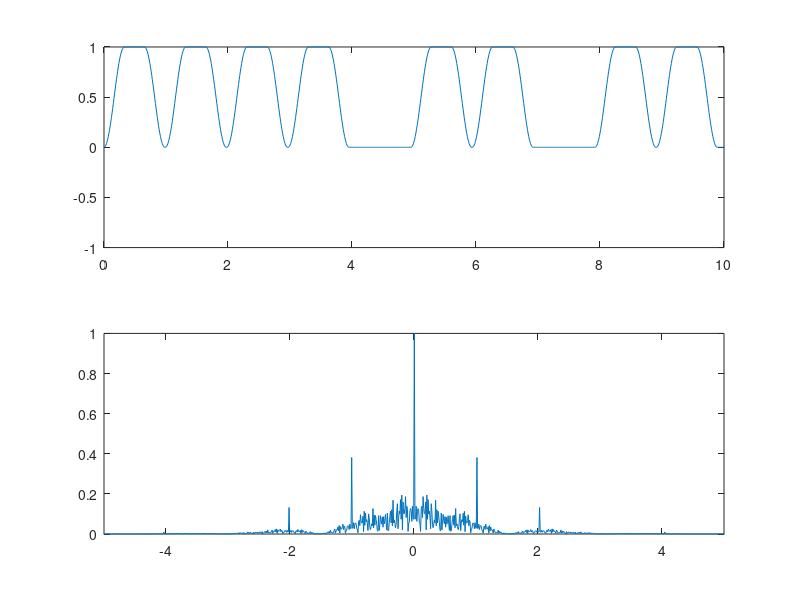
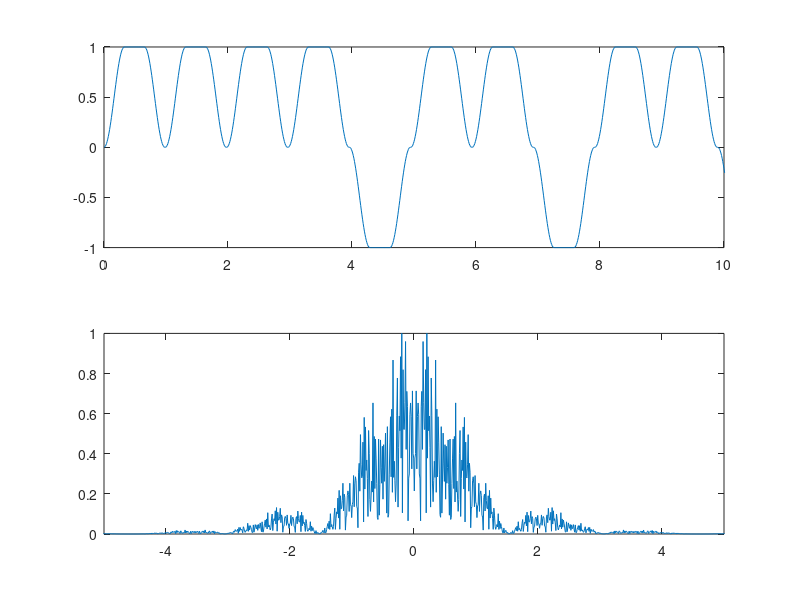
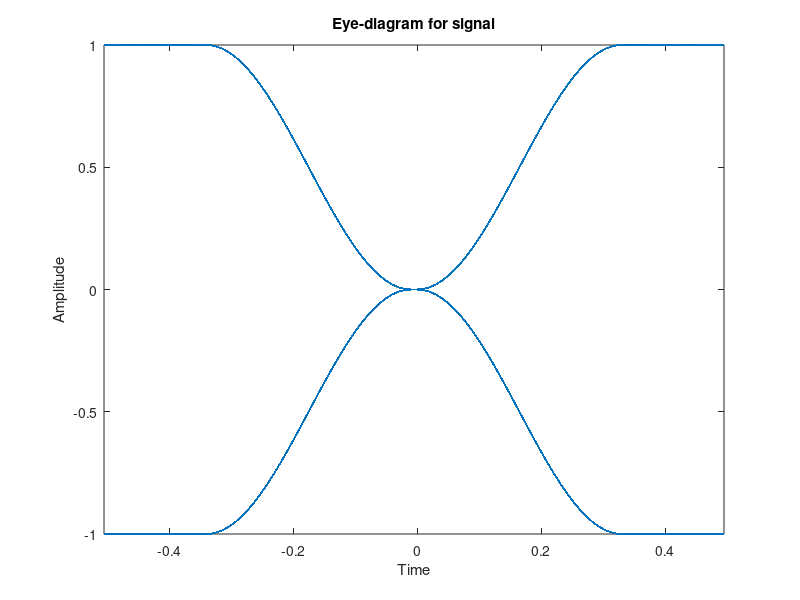

Here is the MATLAB script that generated these plots, in order:
clc;
clear all;
close all;
 
%% Unipolar Raised Cosine
 
beta = 0.5; % try with different values of beta from 0 to 1 (roll-off factor)
T = 1;
t = linspace(0,(1+beta)/2/T,50);  %linearly spaced vectors (1x50) vectors
h = 1*(t<((1-beta)/2/T)) + (0.5*(1+cos(pi*T/beta*(t-(1-beta)/2/T)))) .* (t>=((1-beta)/2/T));
t = [-fliplr(t(2:end)),t];      %Flip matrix in left/right direction
h = [fliplr(h(2:end)),h];
 
bk = rand(1,100)>0.5;
x = bk'*h;
x = x';
x = x(:)';
t = 0:1/100:98+99/100;
subplot(211);plot(t,x); axis([0,10,-1,1]);
 
X = abs(fftshift(fft(x)));
X = X/max(X);
f = linspace(-50,50,length(X));
subplot(212);plot(f,X);axis([-5,5,0,1]);
 
%% Polar Raised Cosine
 
bk = 2*bk-1;
x = bk'*h;
x = x';
x = x(:)';
t = 0:1/100:98+99/100;
figure();
subplot(211);plot(t,x); axis([0,10,-1,1]);
 
X = abs(fftshift(fft(x)));
X = X/max(X);
f = linspace(-50,50,length(X));
subplot(212);plot(f,X);axis([-5,5,0,1]);
eyediagram(x,99)